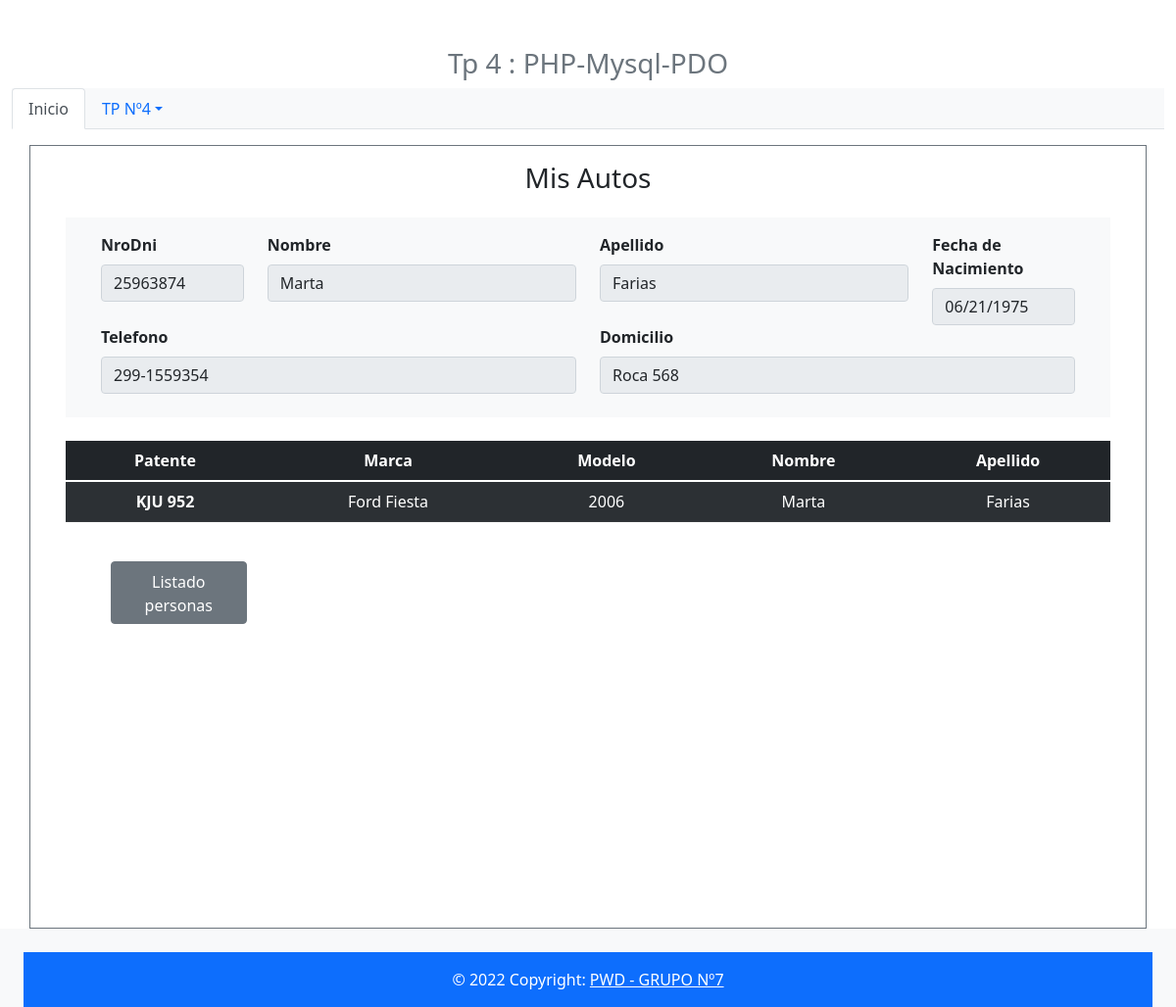
/Vista/autosPersona.php?NroDni=25963874, run on the app's committed database.
### tables this page shows
CREATE TABLE `persona` (
  `NroDni` varchar(10) NOT NULL,
  `Apellido` varchar(50) NOT NULL,
  `Nombre` varchar(50) NOT NULL,
  `fechaNac` date NOT NULL default '0000-00-00',
  `Telefono` varchar(20) NOT NULL,
  `Domicilio` varchar(200) NOT NULL,
  PRIMARY KEY  (`NroDni`)
);

CREATE TABLE `auto` (
  `Patente` varchar(10) NOT NULL,
  `Marca` varchar(50) NOT NULL,
  `Modelo` int(11) NOT NULL,
  `DniDuenio` varchar(10) NOT NULL,
  PRIMARY KEY  (`Patente`)
);

### utiles/funciones.php (called while the page is built, shortened)
<?php
function data_submitted()
{
    $_AAux = array();
    if (!empty($_POST))
    {
        $_AAux = $_POST;
    }
    else{
       if (!empty($_GET))
      {
        $_AAux = $_GET;
      }
    }
    return $_AAux;
}
spl_autoload_register(function ($clase) {
     $directorys = array(
         $GLOBALS['ROOT'].'modelo/',
         $GLOBALS['ROOT'].'control/',
         $GLOBALS['ROOT'].'modelo/conector/',
         $GLOBALS['ROOT'].'modelo/otrasclases/',
     );
 });

### Modelo/Persona.php (called while the page is built, shortened)
<?php
class Persona {
    private $NroDni;
    private $Nombre;
    private $Apellido;
    private $fechaNac;
    private $Telefono;
    private $Domicilio;
    public function __construct(){
        $this->NroDni="";
        $this->Nombre="";
        $this->Apellido="";
        $this->fechaNac="";
        $this->Telefono="";
        $this->Domicilio="";
    }
    public function getNroDni(){
        return $this->NroDni;
    }
    public function setNroDni($valor){
        $this->NroDni = $valor;
    }
    public function getNombre()
    {
        return $this->Nombre;
    }
    public function setNombre($Nombre)
    {
        $this->Nombre = $Nombre;
    }
    public function getApellido()
    {
        return $this->Apellido;
    }
    public function setApellido($Apellido)
    {
        $this->Apellido = $Apellido;
    }
    public function getFechaNac()
    {
        return $this->fechaNac;
    }
    public function setFechaNac($fechaNac)
    {
        $this->fechaNac = $fechaNac;
    }
    public function getDomicilio()
    {
        return $this->Domicilio;
    }
    public function setDomicilio($Domicilio)
    {
        $this->Domicilio = $Domicilio;
    }
    public function getTelefono(){
        return $this->Telefono;
    }
    public function setTelefono($valor){
        $this->Telefono = $valor;
    }
    public static function listar($parametro=""){
        $arreglo = array();
        $base=new BaseDatos();
        $sql="SELECT * FROM persona ";
        if ($parametro!="") {
            $sql.='WHERE '.$parametro;
        }
        $res = $base->Ejecutar($sql);
        if($res>-1){
            if($res>0){
                while ($row = $base->Registro()){
                    $obj= new Persona();
                    $obj->setear($row['NroDni'],$row['Nombre'],$row['Apellido'],$row['fechaNac'], $row['Telefono'], $row['Domicilio']);
                    array_push($arreglo, $obj);
                }
            }
        } else {
        }
        return $arreglo;
    }
  public function buscar($numDocumento)
  {
    $base = new BaseDatos();
    $consulta = "Select * from persona where NroDni='". $numDocumento."'";
    $resp = false;
    if ($base->Iniciar()) {
      if ($base->Ejecutar($consulta)) {
        if ($row2 = $base->Registro()) {
          $resp = true;
        }
      } else {
        $this->setmensajeoperacion($base->getError());
      }
    } else {
      $this->setmensajeoperacion($base->getError());
    }
    return $resp;
  }
}

### Modelo/conector/BaseDatos.php (called while the page is built, shortened)
<?php
class BaseDatos extends PDO {
  	private $conec;
  	private $indice;
  	private $resultado;
    public function __construct(){
        $this->indice =0;
        try {
           $this->conec=true;
        }catch (PDOException $e) {
            $this->sql = $e->getMessage();
            $this->conec=false;
        }
    }
    public function Iniciar(){
        return $this->getConec();
    }
    public function getConec(){
        return $this->conec;
    }
    public function setSQL($e){
        return "\n".$this->sql = $e;
    }
    public function Ejecutar($sql){
        if ( stristr($sql,"select")){
            $resp =  $this->EjecutarSelect($sql);
        }
        return $resp;
   }
   private function EjecutarSelect($sql){
       $cant = -1;
       $resultado=parent::query($sql);
       if(!$resultado){
           $this->analizarDebug();
       }else {
          $arregloResult = $resultado->fetchAll();
          $cant = count($arregloResult);
       }
       return $cant;
   }
   public function Registro() {
       $filaActual = false;
       $indiceActual = $this->getIndice();
       if ($indiceActual>=0) {
           $filas = $this->getResultado();
           if($indiceActual<count($filas)){
               $filaActual =  $filas[$indiceActual];
           }else {
               $this->setIndice(-1);
           }
       }
       return $filaActual;
   }
   private function setIndice ($valor){
       $this->indice = $valor;
   }
   private function getIndice (){
       return $this->indice;
   }
   private function setResultado($valor){
       $this->resultado = $valor;
   }
   private function getResultado(){
      return $this->resultado;
   }
}

### Control/ABMPersona.php (called while the page is built, shortened)
<?php
class ABMPersona{
    public function buscar($param){
        $where = " true ";
        if ($param<>NULL){
            if  (isset($param['NroDni']))
                $where.=" and NroDni ='".$param['NroDni']."'";
        }
        $arreglo = Persona::listar($where);
        return $arreglo;
    }
}

### Modelo/Auto.php (called while the page is built, shortened)
<?php
class Auto{
    public static function listar($parametro=""){
        $arreglo = array();
        $base=new BaseDatos();
        $sql="SELECT * FROM "."auto ";
        if ($parametro!="") {
            $sql.='WHERE '.$parametro;
        }
        $res = $base->Ejecutar($sql);
        if($res>-1){
            if($res>0){
                while ($row = $base->Registro()){
                    $obj= new Auto();
                    $objPersona=new Persona();
                    $objPersona->buscar($row['DniDuenio']);
                    $obj->setear($row['Patente'],$row['Marca'],$row['Modelo'],$objPersona);
                    array_push($arreglo, $obj);
                }
            }
        } else {
        }
        return $arreglo;
    }
}
?>

### Control/ABMAuto.php (called while the page is built, shortened)
<?php
   class ABMAuto{
    public function buscar($param){
        $where = " true ";
        if ($param<>NULL){
            if(isset($param['DniDuenio']))
                $where.=" and DniDuenio ='".$param['DniDuenio']."'";
          }
        $arreglo = Auto::listar($where);
        return $arreglo;
    }
}
?>

### Vista/autosPersona.php (the view, shortened to what this page needs)
<?php
include_once 'estructura/header.php';
$objAbmTabla = new ABMPersona();
$datos = data_submitted();
$obj =NULL;
if (isset($datos['NroDni'])){
    $listaTabla = $objAbmTabla->buscar($datos);
    if (count($listaTabla)==1){
        $obj= $listaTabla[0];
    }
}
?>
<div class="container border border-secondary principal mt-3 pt-3">
    <h3 class="text-center">Mis Autos</h3>
    <?php if ($obj!=null){?>
    <form method="post" class="row m-4 p-4 pt-3 bg-light fw-bold" action="personaresult.php">
        <div class="col-md-2">
            <label for="NroDni" class="form-label">NroDni</label>
            <input type="text" class="form-control" id="NroDni" name="NroDni" value="<?php echo $obj->getNroDni()?>" readonly required>
        </div>
        <div class="col-md-4">
            <label for="Nombre" class="form-label">Nombre</label>
            <input type="text" class="form-control" id="Nombre" name="Nombre" value="<?php echo $obj->getNombre()?>" readonly required>
        </div>
        <div class="col-md-4">
            <label for="Apellido" class="form-label">Apellido</label>
            <input type="text" class="form-control" id="Apellido" name="Apellido" value="<?php echo $obj->getApellido()?>" readonly required>
        </div>
        <div class="col-md-2">
            <label for="fechaNac" class="form-label">Fecha de Nacimiento</label>
            <div class="input-group">
                <input type="date" class="form-control" id="fechaNac" name="fechaNac" value="<?php echo $obj->getFechaNac()?>" readonly required>
            </div>
        </div>
        <div class="col-md-6">
            <label for="Telefono" class="form-label">Telefono</label>
            <input type="text" class="form-control" id="Telefono" name="Telefono" value="<?php echo $obj->getTelefono()?>" readonly required>
        </div>
        <div class="col-md-6">
            <label for="Domicilio" class="form-label">Domicilio</label>
            <input type="text" class="form-control" id="Domicilio" name="Domicilio" value="<?php echo $obj->getDomicilio()?>" readonly required>
        </div>
    </form>
<div class="row  m-4">
    <?php
    $objAbmTabla = new ABMAuto();
    $arrayDni=[ 'DniDuenio' => $obj->getNroDni()];
    $listaTabla = $objAbmTabla->buscar($arrayDni);
    if(count($listaTabla)>0){
    ?>
        <table class="table table-dark table-striped text-center">
            <thead>
                <tr>
                    <th scope="col">Patente</th>
                    <th scope="col">Marca</th>
                    <th scope="col">Modelo</th>
                    <th scope="col">Nombre</th>
                    <th scope="col">Apellido</th>
                </tr>
            </thead>
            <tbody>
                <?php
                    foreach ($listaTabla as $objTabla) {
                        echo '<tr>
                        <th scope="row">'.$objTabla->getPatente().'</th>';
                        echo '
                        <td>'.$objTabla->getMarca().'</td>';
                        echo '
                        <td>'.$objTabla->getModelo().'</td>';
                        echo '
                        <td>'.$objTabla->getObjPersona()->getNombre().'</td>';
                        echo '
                        <td>'.$objTabla->getObjPersona()->getApellido().'</td>';
                 }
                 echo '  </tbody>
                 </table>';
                }
                else{
                    echo "<h3 class='text-center'>No tiene autos registrados</h3>";
                }
                ?>
</div>
        <?php }else {
    echo "<p>No se encontro la clave que desea modificar";
}?>
  <div class="col-md-3">
            <a href="listaPersonas.php"class="btn btn-secondary d-grid gap-2 pl-0 mx-auto col-6 pt-2">Listado personas</a>
        </div>
    </div>
<?php
include_once 'estructura/footer.php'; ?>

### Vista/css/estilos.css (style rules this page uses)
.principal { min-height: 800px; width: auto; height: auto; }

### data on the page
persona: NroDni "25963874", Nombre "Marta", Apellido "Farias", fechaNac "06/21/1975", Telefono "299-1559354", Domicilio "Roca 568"
auto: Patente "KJU 952", Marca "Ford Fiesta", Modelo "2006", DniDuenio.Nombre "Marta", DniDuenio.Apellido "Farias"
